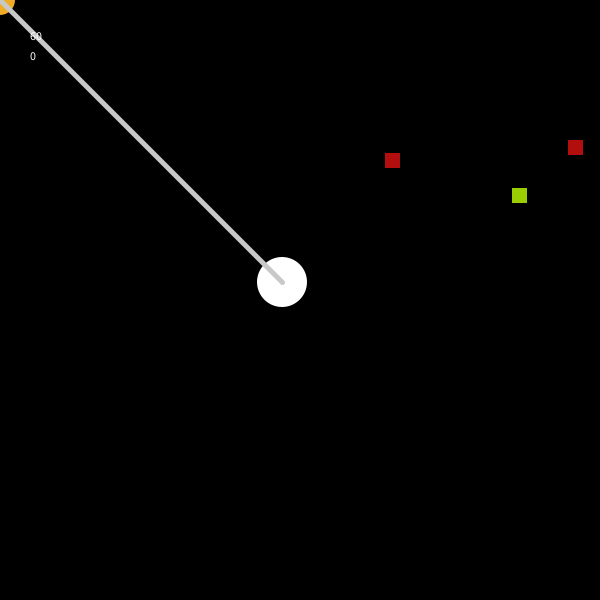
Frame 1 (no input)
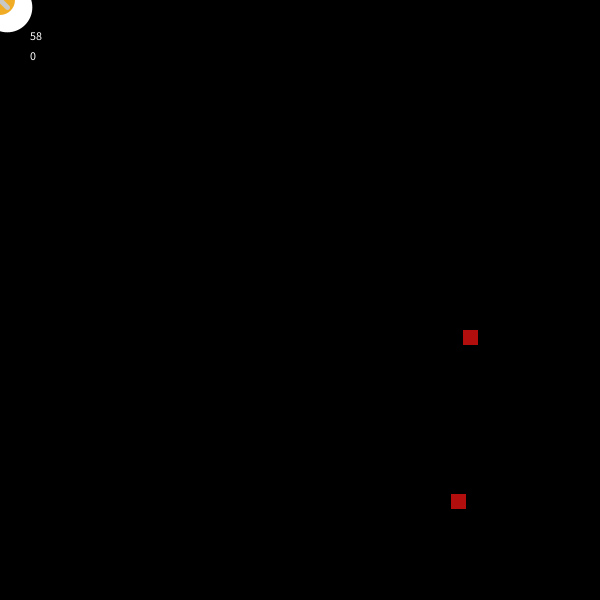
Frame 60 (the mouse pressed at the canvas centre just before this capture)
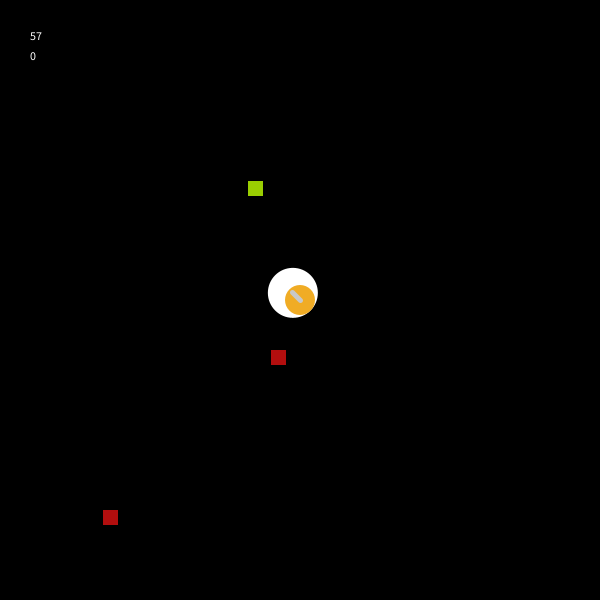
Frame 120 (the mouse held since frame 60 and released just before this capture)

The Processing sketch that drew these frames (run headless with seeded random() and noise(); from frame 60 on, the mouse is pressed at the canvas centre):

// Processing sketch: processing_73978
// ── processing_73978.pde

//homework 7
//Sharon Rubin
//srrubin@andrew.cmu.edu
//copyright © Sharon Rubin September 2012 Pittsburgh PA 15213 All Rights Reserved
//easing code from John Gruen

float easeX, easeY, inc;
float enemyrect1X, enemyrect1Y, enemyrect1Xspeed, enemyrect1Yspeed;
float enemyrect2X, enemyrect2Y, enemyrect2Xspeed, enemyrect2Yspeed;
float targetX, targetY, targetXspeed, targetYspeed;
int totalTime, score;

void setup() {
  size(600, 600); 
  smooth();
  noCursor();
  strokeWeight(5);
  strokeCap(ROUND);
  easeX = width/2;
  easeY = height/2;
  inc = .06; //this determines how fast an eased object catches up with the mouse
  enemyrect1X = random(600);
  enemyrect1Y = random(600);
  enemyrect1Xspeed = width/100;
  enemyrect1Yspeed = height/200;
  enemyrect2X = random(600);
  enemyrect2Y = random(600);
  enemyrect2Xspeed = width/200;
  enemyrect2Yspeed = height/100;
  targetX = random(600);
  targetY = random(600);
  targetXspeed = width/70;
  targetYspeed = height/80;
  totalTime = 60;
  score = 0;
}

void draw() {
  background(0);
  easeBall();
  mouseBall();
  easeConnector();
  drawEnemyrect1();
  moveEnemyrect1();
  drawEnemyrect2();
  moveEnemyrect2();
  drawTarget();
  moveTarget();
  loseCollision1();
  loseCollision2();
  winCollision();
  countDown();
}

void mouseBall() {
  noStroke();
  fill(240, 172, 37); 
  ellipse(mouseX, mouseY, width/20, width/20);
}

void easeBall() {
  fill(255);
  noStroke();
  easeX += (mouseX - easeX)*inc;
  easeY += (mouseY - easeY)*inc;
  ellipse(easeX, easeY, width/12, width/12);
}

void easeConnector() {
  stroke(200);
  line(mouseX, mouseY, easeX, easeY);
}

void drawEnemyrect1() {
  fill(178, 14, 14);
  stroke(178, 14, 14);
  rect(enemyrect1X, enemyrect1Y, width/60, width/60);
}

void moveEnemyrect1() {
  enemyrect1X = enemyrect1X + enemyrect1Xspeed;
  enemyrect1Y = enemyrect1Y + enemyrect1Yspeed;
  if ((enemyrect1X>width) || (enemyrect1X<0)) {
    enemyrect1Xspeed = enemyrect1Xspeed*-1;
  } 
  if ((enemyrect1Y>height) || (enemyrect1Y<0)) {
    enemyrect1Yspeed = enemyrect1Yspeed*-1;
  }
}

void drawEnemyrect2() {
  rect(enemyrect2X, enemyrect2Y, width/60, width/60);
}

void moveEnemyrect2() {
  enemyrect2X = enemyrect2X + enemyrect2Xspeed;
  enemyrect2Y = enemyrect2Y + enemyrect2Yspeed;
  if ((enemyrect2X>width) || (enemyrect2X<0)) {
    enemyrect2Xspeed = enemyrect2Xspeed*-1;
  } 
  if ((enemyrect2Y>height) || (enemyrect2Y<0)) {
    enemyrect2Yspeed = enemyrect2Yspeed*-1;
  } 
  if ((mouseX == enemyrect2X || mouseY==enemyrect2Y)) {
    background(142, 0, 0);
  }
}

void drawTarget() {
  fill(154, 206, 2);
  stroke(154, 206, 2);
  rect(targetX, targetY, width/60, width/60);
}

void moveTarget() {
  targetX = targetX + targetXspeed;
  targetY = targetY + targetYspeed;
  if ((targetX>width) || (targetX<0)) {
    targetXspeed = targetXspeed*-1;
  } 
  if ((targetY>height) || (targetY<0)) {
    targetYspeed = targetYspeed*-1;
  }
}

void loseCollision1() {
  float distance = dist(mouseX, mouseY, enemyrect1X, enemyrect1Y);
  if (distance< width/60+width/20) {
    background(142, 0, 0);
    fill(142, 0, 0);
    noStroke();
    rectMode(CENTER);
    rect(width/2, height/2, width, height);
    enemyrect1X = random(600);
    enemyrect1Y = random(600);
    score = score-1;
  }
}

void loseCollision2() {
  float distance = dist(mouseX, mouseY, enemyrect2X, enemyrect2Y);
  if (distance< width/60+width/20) {
    fill(142, 0, 0);
    noStroke();
    rectMode(CENTER);
    rect(width/2, height/2, width, height);
    enemyrect2X = random(600);
    enemyrect2Y = random(600);
    score = score-1;
  }
}

void winCollision() {
  float distance = dist(easeY, easeY, targetX, targetY);
  if (distance< width/60+width/12) {
    fill(101, 170, 0);
    noStroke();
    rectMode(CENTER);
    rect(width/2, height/2, width, height);
    targetX = random(600);
    targetY = random(600);
    score = score+1;
  }
}

void countDown(){
  int countdownx, countdowny;
  countdownx = width/20;
  countdowny = height/15;
  fill(255);
  textAlign(LEFT);
  text(totalTime-millis()/1000, countdownx, countdowny);
  if (score>0) {
    fill(154, 206, 2);
  } if (score<0) {
    fill(178, 14, 14);
  }
  text(score, countdownx, countdowny+20);
  if (totalTime-millis()/1000 <= 0) {
    fill(0);
    noStroke();
    rect(width/2, height/2, width, height); 
    fill(154, 206, 2);
    int gameoverx, gameovery;
    gameoverx = width/2;
    gameovery = height/2;
    textSize(40);
    textAlign(CENTER);
    text("GAME OVER", gameoverx, gameovery);
    textSize(10);
    text("YOUR FINAL SCORE IS: " + score, gameoverx, gameovery+20);
    text("PRESS SPACE BAR TO PLAY AGAIN", gameoverx, gameovery+40);
    noLoop();
  }
}

void keyPressed() {
  if (key == ' ') {
  easeX = width/2;
  easeY = height/2;
  inc = .06; //this determines how fast an eased object catches up with the mouse
  enemyrect1X = random(600);
  enemyrect1Y = random(600);
  enemyrect1Xspeed = width/100;
  enemyrect1Yspeed = height/200;
  enemyrect2X = random(600);
  enemyrect2Y = random(600);
  enemyrect2Xspeed = width/200;
  enemyrect2Yspeed = height/100;
  targetX = random(600);
  targetY = random(600);
  targetXspeed = width/70;
  targetYspeed = height/80;
  totalTime = 60+millis()/1000;
  score = 0;
  loop();
  }
}
